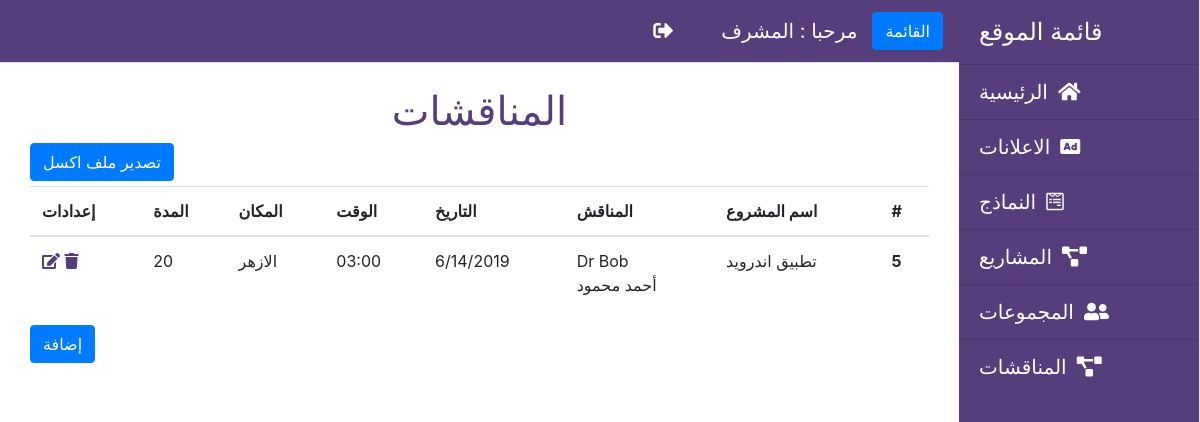
Screenshot of /admin/discussions/discussions.php (signed in) with the database file from the repository.
### tables this page shows
CREATE TABLE `discussions` (
  `id` int(11) NOT NULL,
  `project_id` int(11) NOT NULL,
  `date` datetime NOT NULL,
  `place` varchar(255) NOT NULL,
  `duration` int(11) NOT NULL
);

CREATE TABLE `projects` (
  `id` int(11) NOT NULL,
  `name` varchar(255) NOT NULL,
  `submitter` int(11) NOT NULL,
  `discreption` text NOT NULL,
  `pr_type` varchar(255) NOT NULL,
  `teacher` varchar(255) NOT NULL DEFAULT '[]',
  `discussion` int(11) NOT NULL,
  `file_name` varchar(255) NOT NULL,
  `approved` tinyint(1) NOT NULL DEFAULT '0'
);

CREATE TABLE `teachers` (
  `id` int(11) NOT NULL,
  `user_id` int(11) NOT NULL,
  `name` varchar(255) NOT NULL,
  `te_id` varchar(20) NOT NULL,
  `projects` text NOT NULL
);

### admin/discussions/discussions.php (the view, shortened to what this page needs)
<?php
require "../../includes/head.php";
if ((isset($_SESSION['uname']) && isset($_SESSION['token']))) {
  if ($_SESSION['level'] == 1) {
    $sql = "SELECT * from discussions";
    $discussions = $con->query($sql);
    $discussions = $discussions->fetch_all(MYSQLI_ASSOC);
    ?>
    <div id="page-content-wrapper  Sidebar_r" style="width: 100%;">
      <?php
      require "../../includes/nav.php";
      ?>
      <div class="container-fluid">
        <div class="container">
          <?php
            if(sizeof($discussions)>0){
          ?>
          <h1 class="mt-4 text-center"> المناقشات</h1>
          <a class="btn btn-primary" href="#" style="margin-bottom:5px;"> تصدير ملف اكسل</a>
          <table class="table table-hover">
            <thead>
              <tr>
                <th scope="col">#</th>
                <th scope="col">اسم المشروع</th>
                <th scope="col"> المناقش</th>
                <th scope="col"> التاريخ</th>
                <th scope="col"> الوقت</th>
                <th scope="col"> المكان</th>
                <th scope="col"> المدة</th>
                <th scope="col">إعدادات</th>
              </tr>
            </thead>
            <tbody>
              <?php
              foreach ($discussions as $dis) {
                $did = $dis['id'];
                $sql = "SELECT * FROM projects WHERE discussion=$did";
                $project = $con->query($sql);
                $project = $project->fetch_array();
                ?>
                <tr>
                  <th scope="row"><?php echo $dis['id']; ?></th>
                  <td> <?php echo $project['name']; ?></td>
                  <td>
                  <?php
                  $t = $project['teacher'];
                  $t = json_decode($t);
                  if(sizeof($t)>0){
                  foreach ($t as $i) {
                    $sql = "SELECT name FROM teachers WHERE user_id=$i";
                    $name = $con->query($sql);
                    $name = $name->fetch_array()['name'];
                    echo $name . '<br>';
                  }
                }else{
                  echo 'لم يحدد أي مناقش بعد';
                }
                  ?>
                 </td>
                  <?php
                  $time = new DateTime($dis['date']);
                  $date = $time->format('n/j/Y');
                  $hour = $time->format('H:i');
                  ?>
                  <td> <?php echo $date; ?> </td>
                  <td> <?php echo $hour; ?> </td>
                  <td> <?php echo $dis['place']; ?> </td>
                  <td> <?php echo $dis['duration']; ?> </td>
                  <td> <a href="delete_discussion.php?did=<?php echo $dis['id']; ?>" class="delete-post-link"> <i class="fa fa-trash" aria-hidden="true"></i>
                    </a>
                    <a href="updateDiscussions.php?did=<?php echo $dis['id']; ?>">
                      <i class="fa fa-edit" aria-hidden="true"></i></a></td>
                </tr>
              <?php
            }
            ?>
            </tbody>
          </table>
          <a class="btn btn-primary" href="addDiscussions.php">إضافة</a>
        </div>
          <?php }else{ ?>
            <h1 class="mt-4 text-center"> لا توجد مناقشات</h1>
          <?php }?>
      </div>
      <?php
      require "../../includes/c_footer.php";
    }
  } else {
    header('Location: ' . "../login.php");
  }
  ?>

### css/simple-sidebar.css (style rules this page uses)
body { overflow-x: hidden; }

### includes/head.php (style rules this page uses)
h1 { color: #563d7c !important; }
i { color: #563d7c !important; }

### rows the page displays
discussions: id "5", project.name "تطبيق اندرويد", date "6/14/2019", date "03:00", place "الازهر", duration "20"
teachers: name "Dr Bob"
teachers: name "أحمد محمود"

### other values shown
$_SESSION['uname'] "المشرف"
